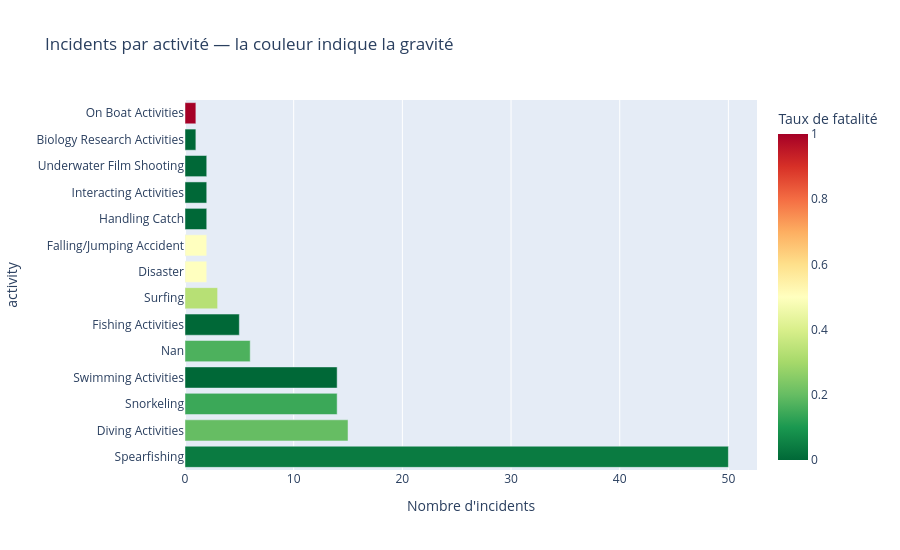

Notebook code for this chart:
### Code cell
pivot_activity = (jaws
    .groupby("activity")
    .agg(incidents=("date", "count"),
         fatals=("fatality", lambda s: (s == "Fatal").sum()),
         severe=("severity", lambda s: s.isin(["Severe", "Fatal"]).sum()))
    .assign(fatal_rate=lambda d: d["fatals"] / d["incidents"])
    .sort_values("incidents", ascending=False))

display(pivot_activity)
import plotly.express as px

fig = px.bar(pivot_activity.reset_index(),
             x="incidents", y="activity", orientation="h",
             color="fatal_rate", color_continuous_scale="RdYlGn_r",
             hover_data={"fatals": True},
             labels={"incidents": "Nombre d'incidents", "fatal_rate": "Taux de fatalité"},
             title="Incidents par activité — la couleur indique la gravité")
fig.update_layout(height=550)
fig.show()

### Figure 1 — Plotly figure (JSON) as saved in the notebook; plotly's stock layout.template omitted (floating-point values rounded to 4 significant figures)
{"data": [{"customdata": [[2], [3], [2], [0], [1], [0], [1], [1], [1], [0], [0], [0], [0], [1]], "hovertemplate": "Nombre d'incidents=%{x}<br>activity=%{y}<br>fatals=%{customdata[0]}<br>Taux de fatalité=%{marker.color}<extra></extra>", "legendgroup": "", "marker": {"color": [0.04, 0.2, 0.1429, 0.0, 0.1667, 0.0, 0.3333, 0.5, 0.5, 0.0, 0.0, 0.0, 0.0, 1.0], "coloraxis": "coloraxis", "pattern": {"shape": ""}}, "name": "", "orientation": "h", "showlegend": false, "textposition": "auto", "type": "bar", "x": [50, 15, 14, 14, 6, 5, 3, 2, 2, 2, 2, 2, 1, 1], "xaxis": "x", "y": ["Spearfishing", "Diving Activities", "Snorkeling", "Swimming Activities", "Nan", "Fishing Activities", "Surfing", "Disaster", "Falling/Jumping Accident", "Handling Catch", "Interacting Activities", "Underwater Film Shooting", "Biology Research Activities", "On Boat Activities"], "yaxis": "y"}], "layout": {"barmode": "relative", "coloraxis": {"colorbar": {"title": {"text": "Taux de fatalité"}}, "colorscale": [[0, "rgb(0,104,55)"], [0.1, "rgb(26,152,80)"], [0.2, "rgb(102,189,99)"], [0.3, "rgb(166,217,106)"], [0.4, "rgb(217,239,139)"], [0.5, "rgb(255,255,191)"], [0.6, "rgb(254,224,139)"], [0.7, "rgb(253,174,97)"], [0.8, "rgb(244,109,67)"], [0.9, "rgb(215,48,39)"], [1, "rgb(165,0,38)"]]}, "height": 550, "legend": {"tracegroupgap": 0}, "title": {"text": "Incidents par activité — la couleur indique la gravité"}, "xaxis": {"anchor": "y", "domain": [0, 1], "title": {"text": "Nombre d'incidents"}}, "yaxis": {"anchor": "x", "domain": [0, 1], "title": {"text": "activity"}}}}
